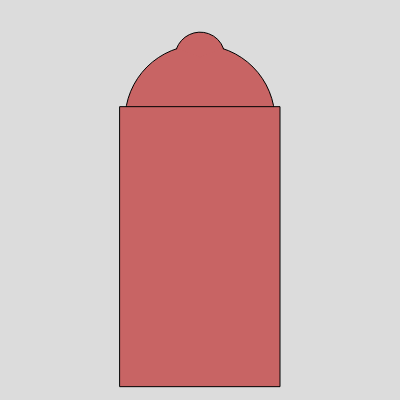
Frame 1 (no input)
Frame 60 (no input): identical to frame 1, image omitted
Frame 120 (the mouse pressed at the canvas centre since frame 60): identical to frame 1, image omitted

The p5.js sketch that drew this single still picture (run headless with seeded random() and noise() and a simulated clock; from frame 60 on, the mouse is pressed at the canvas centre):

// p5.js sketch
// ── sketch.js
function setup() {
    createCanvas(400, 400);
    angleMode(DEGREES);
}
  
function draw() {
  background(220);
  fill(200,100,100);

  
  ellipse(width/2, height/3*0.9, width/4*1.5);
  arc(width/2, height/7, width/8, width/8, 200, 340);

  rect(width/4*1.2, height/3*0.8, width/4*1.6, height/3*2.1);

  
}
